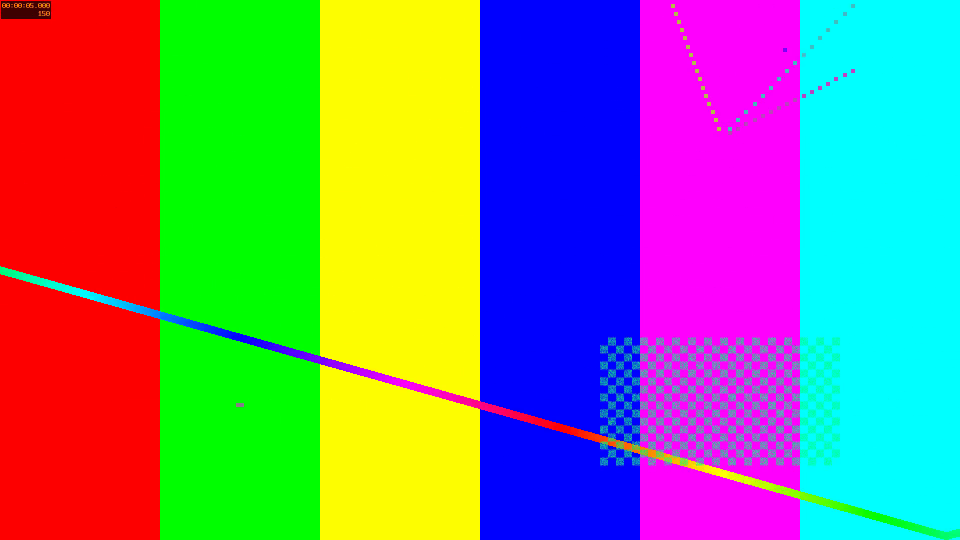
#> input picture scripts/cover-repro/frame_1.png, 1920 x 1080 px, found by its file name (shown at 1/2 size)
$ python similarity.py
#> lines starting #> are read from the running program, lines starting #| are printed output that depends on the picture; pictures that were not available may be replaced by others from this repository, and a replacement may not be noted
#!/usr/bin/env python3
"""Ukur kemiripan frame out.mp4 tiap 0.5s terhadap frame cover diam."""
import subprocess, tempfile, os
from PIL import Image

WORK = "/home/z/my-project/scripts/cover-repro"
still = Image.open(f"{WORK}/frame_1.png").convert("RGB").resize((48, 85))
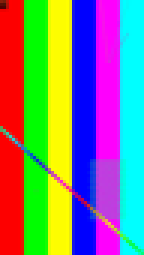
#> still: PIL image 48x85 RGB (shown 3 times larger); mean R, G, B 124, 130.2, 125.2
sd = list(still.getdata())
#> sd = 4080 items, first 6: (134, 31, 10), (122, 30, 10), (188, 20, 7), (255, 0, 0), (253, 0, 0), (253, 0, 0)

def mae_at(t: float) -> float:
#> called with t = 0.5
    fp = os.path.join(tempfile.gettempdir(), f"probe_{t}.png")
    subprocess.run(
        ["ffmpeg", "-y", "-loglevel", "error", "-ss", str(t), "-i", f"{WORK}/out.mp4",
         "-frames:v", "1", "-q:v", "5", fp],
        check=True,
    )
#> (this line was passed over: subprocess is not available in this run)
    im = Image.open(fp).convert("RGB").resize((48, 85))
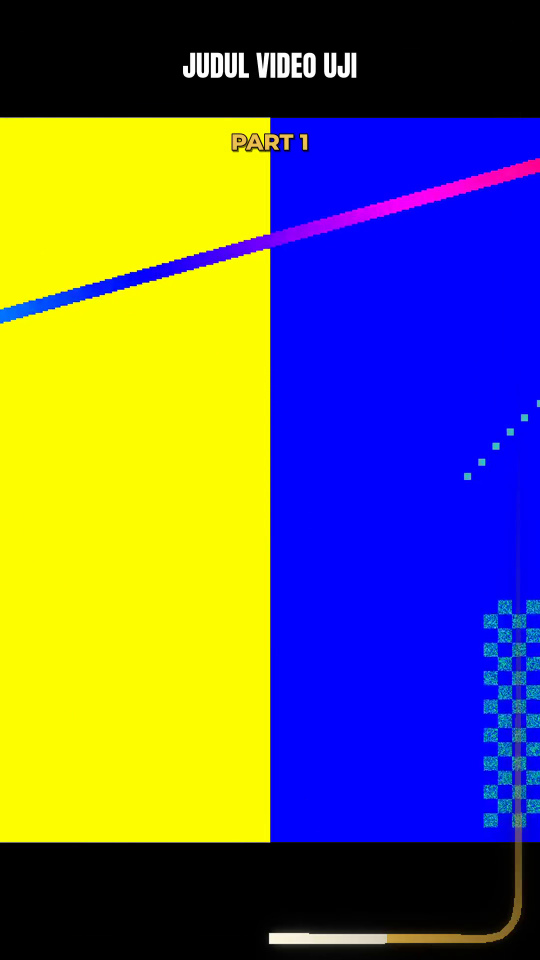
#> input picture scripts/cover-repro/big6.png, 1080 x 1920 px, given in place of probe_0.5.png, which was not available (shown at 1/2 size)
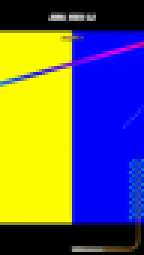
#> im: PIL image 48x85 RGB (shown 3 times larger); mean R, G, B 98.7, 98.1, 98.2
    d = list(im.getdata())
#> d = 4080 items, first 6: (0, 0, 0), (0, 0, 0), (0, 0, 0), (0, 0, 0), (0, 0, 0), (0, 0, 0)
    os.remove(fp)
    return sum(abs(a - b) for p, q in zip(sd, d) for a, b in zip(p, q)) / len(d)

for t in [0.5, 1.5, 2.5, 3.0, 3.5, 3.9, 4.0, 4.1, 4.5, 5.0, 6.0, 8.0, 11.0]:
    print(f"t={t:>5}: MAE vs cover-still = {mae_at(t):7.2f}")
#> pass 2 of the loop `for t in [0.5, 1.5, 2.5, 3.0, 3.5, 3.9, 4.0, 4.1, 4.5, 5.0, 6.0, 8.0, ..`:
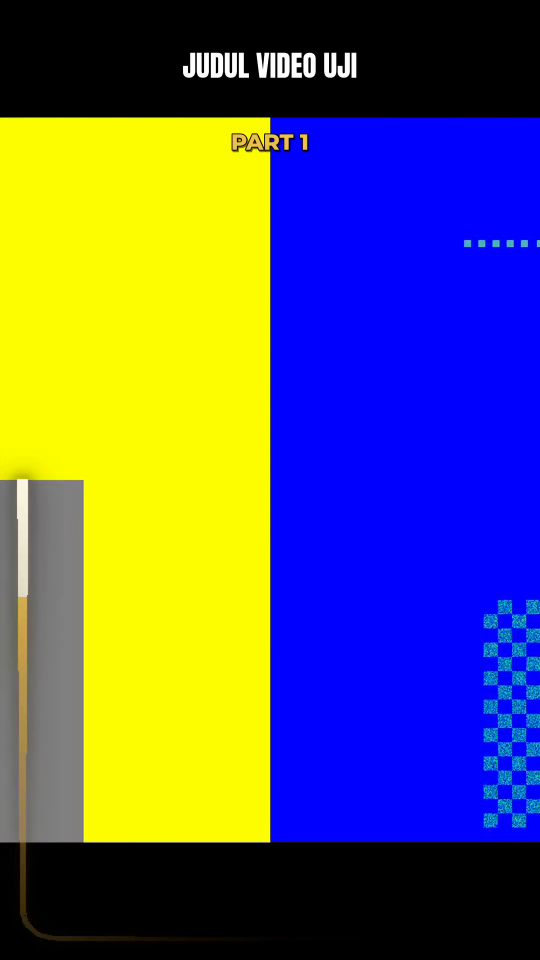
#> input picture scripts/cover-repro/big65.png, 1080 x 1920 px, given in place of probe_1.5.png, which was not available (shown at 1/2 size)
#> in mae_at (call 2), `im = Image.open(fp).convert("RGB").resize((48, 85))`:
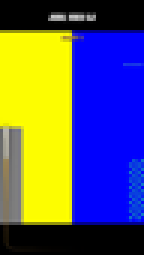
#> im: PIL image 48x85 RGB (shown 3 times larger); mean R, G, B 90.1, 91.2, 103.2
#> (the run stopped early here; a loop or call above may not have finished)
